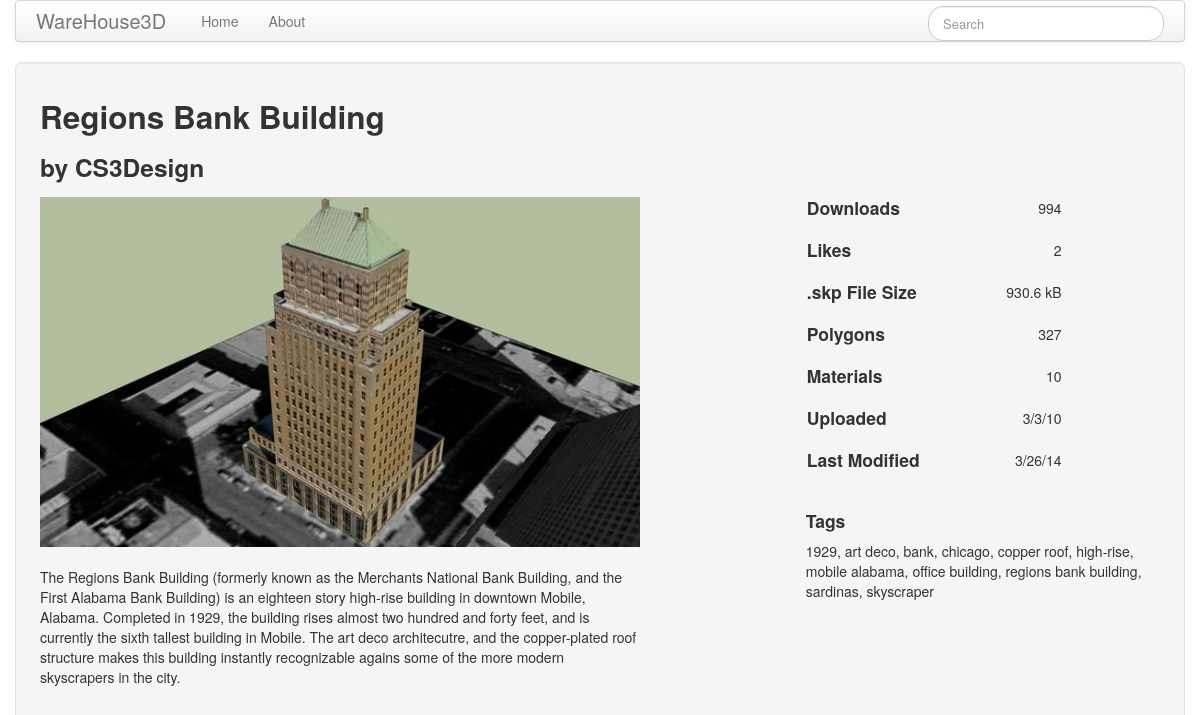
The page /detail/dc4b2e47ec2e3e8a52b14165be621150 on the database its author committed.
### app/models.py (models this page shows)
class Warehouseinfo(db.Model):
    __tablename__ = 'warehouseinfo'
    __searchable__ = ['title']
    id = db.Column(db.String(100), primary_key=True)
    title = db.Column(db.String(50))
    author = db.Column(db.String(30))
    tags = db.Column(db.String(100))
    desc = db.Column(db.String(700))
    imgurl = db.Column(db.String(250))
    kmzurl = db.Column(db.String(250))
    imgfile = db.Column(db.String(30))
    kmzfile = db.Column(db.String(30))
    other = db.Column(db.String(100))

### app/views.py (the view)
@app.route('/detail/<id>')
def detail(id):
    model = Warehouseinfo.query.filter_by(id=id).first()
    other = ast.literal_eval(model.other)
    print type(other)
    print 'other', other
    return render_template('detail.html', model=model, other=other)

### app/forms.py
class SearchForm(Form):
    search = StringField('search', validators=[DataRequired()])

### app/views.py (called while the page is built)
@app.before_request
def before_request():
    g.searchForm = SearchForm()
    return

### app/templates/detail.html
{% extends "base.html" %}
{% block content %}
<div class="well well-large" style="height:800px;">
    <div class="span8">
        <div class="row-fluid">
            <div id="title_author" class="span12">
                <h2>{{ model.title }}</h2>
                <h3>by {{ model.author }}</h3>
            </div>
        </div>
        <div class="row-fluid">
            <div id="image" class="span12" style="overflow:hidden;">
                <img alt="{{ model.title }}" src="{{ '/static/img/'~model.id~'.jpg' }}" style="width:600px;height:350px;">
            </div>
        </div>
        <br>
        <div class="row-fluid">
            <div id="description" class="span12" style="width:600px;">
                {{ model.desc }}
            </div>
        </div>
    </div>
    <div class="span4">
        <div class="row-fluid">
            <div class="span12">
                <br><br><br><br><br>
                <table>
                    <tr>
                        <td>
                            <h4>Downloads</h4>
                        </td>
                        <td align="right" width="140px">
                            <span>{{ other['Downloads'] }}</span>
                        </td>
                    </tr>
                    <tr>
                        <td>
                            <h4>Likes</h4>
                        </td>
                        <td align="right">
                            <span>{{ other['Likes'] }}</span>
                        </td>
                    </tr>
                    <tr>
                        <td>
                            <h4>.skp File Size</h4>
                        </td>
                        <td align="right">
                            <span>{{ other['.skp File Size'] }}</span>
                        </td>
                    </tr>
                    <tr>
                        <td>
                            <h4>Polygons</h4>
                        </td>
                        <td align="right">
                            <span>{{ other['Polygons'] }}</span>
                        </td>
                    </tr>
                    <tr>
                        <td>
                            <h4>Materials</h4>
                        </td>
                        <td align="right">
                            <span>{{ other['Materials'] }}</span>
                        </td>
                    </tr>
                    <tr>
                        <td>
                            <h4>Uploaded</h4>
                        </td>
                        <td align="right">
                            <span>{{ other['Uploaded'] }}</span>
                        </td>
                    </tr>
                    <tr>
                        <td>
                            <h4>Last Modified</h4>
                        </td>
                        <td align="right">
                            <span>{{ other['Last Modified'] }}</span>
                        </td>
                    </tr>
                </table>
            </div>
        </div>
        <br>
        <div class="row-fluid">
            <div id="header-tags" class="metadata-section-title">
                <h4>Tags</h4>
            </div>
            <div id="tags" class="display-field tags-content">
                {{ model.tags}}
            </div>
        </div>
    </div>
</div>
{% endblock %}

### rows shown on the page
Warehouseinfo: title "Regions Bank Building", author "CS3Design", id (picture), desc "The Regions Bank Building (formerly known as the Merchants National Bank Building, and the First Alabama Bank Building) is an eighteen story high-rise building in downtown Mobile, Alabama. Completed in 1929, the building rises almost two hundred and forty feet, and is currently the sixth tallest building in Mobile. The art deco architecutre, and the copper-plated roof structure makes this building instantly recognizable agains some of the more modern skyscrapers in the city.", tags "1929, art deco, bank, chicago, copper roof, high-rise, mobile alabama, office building, regions bank building, sardinas, skyscraper"

### other values the page prints
{{ other['Downloads'] }} "994"
{{ other['Likes'] }} "2"
{{ other['.skp File Size'] }} "930.6 kB"
{{ other['Polygons'] }} "327"
{{ other['Materials'] }} "10"
{{ other['Uploaded'] }} "3/3/10"
{{ other['Last Modified'] }} "3/26/14"
